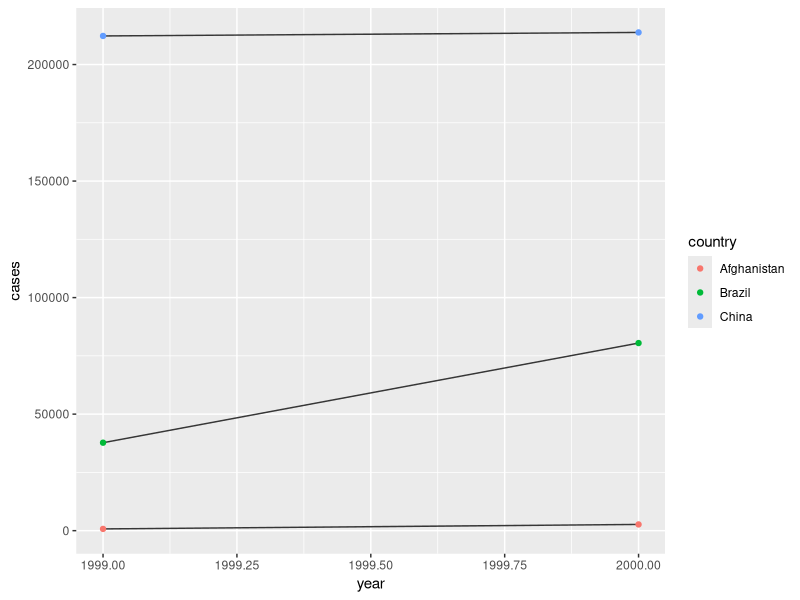

Generate this figure with R: (Note: this script raises an error after producing the figure.)
library(tidyverse)
library(ggplot2)
library(dplyr)

table1 %>% mutate(rate = cases / population * 10000) # Computes the rate per 10,000

table1 %>% count(year, wt = cases) # wt stands for "weight" use argument wt to perform a weighted count

ggplot(table1, aes(year, cases)) + geom_line(aes(group = country), color = "grey21") + geom_point(aes(color = country))

# Exercises 
# Extract the number of TB cases per country per year
# Extract the mathcing population per country per year
# Dive cases by population and multiply by 10,000

table2 %>% group_by(country, year) %>% mutate(rate = cases / population * 10000)

table2 %>% transmute(country, year, TB = select(type = "1999"), population = select(type = ""))
table2 %>% group_by(country) %>% summarise()

t2_cases <- filter(table2, type == "cases") %>% rename(cases = count) %>% arrange(country, year)
t2_population <- filter(table2, type == "population") %>% rename(population = count) %>% arrange(country, year)
t2_cases_per_cap <- tibble(year = t2_cases$year, country = t2_cases$country, cases = t2_cases$cases, population = t2_population$population) %>% mutate(cases_per_cap = (cases/population) * 10000) %>% select(country,year, cases_per_cap) # The $ operator is used to extract or subset a specific part of a data object in R

year_case <- tibble(country = table4a$country, year = "1999", cases = table4a$`1999`, population = table4b$`1999`)
year_pop <- tibble(country = table4a$country, year = "2000", cases = table4a$`2000`, population = table4b$`2000`)
year_casepop <- bind_rows(year_case, year_pop)
year_casepop <- year_casepop %>% arrange(country, year) %>% mutate(rate = cases / population * 10000) 

table4a
tidy4a <- table4a %>% gather(`1999`, `2000`, key = "year", value = "cases")
tidy4b <- table4b %>% gather(`1999`, `2000`, key = "year", value = "population")
left_join(tidy4a, tidy4b)

spread(table2, key = "type", value = "count")

stocks <- tibble(year = c(2015, 2015, 2016, 2016), half = c( 1, 2, 1, 2), return = c(1.88, 0.59, 0.92, 0.17)) 
stocks %>% spread(year, return) %>% gather("year", "return", `2015`, `2016`)

table3 %>% separate(rate, into = c("cases", "population"))
table3 %>% separate(rate, into = c("cases", "population"), sep = "/")

table3 %>% separate(rate, into = c("cases", "population"), convert = TRUE)

table3 %>% separate(year, into = c("century", "year"), sep = 2)

table5 %>% unite(new, century, year)

table5 %>% unite(new, century, year, sep = "")


